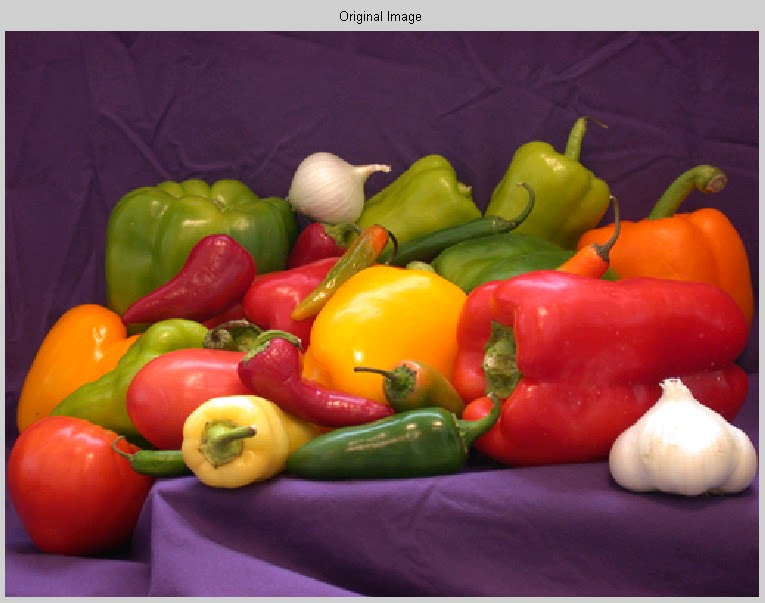
#> input picture Pictures/picture2.jpg, 765 x 603 px, found by its file name
$ python Sobel.py   (older library calls are emulated)
#> lines starting #> are read from the running program, lines starting #| are printed output that depends on the picture
import pathlib
import cv2
from pathlib import Path

#Sobel

print(cv2.__version__)

path = str(Path(pathlib.Path().absolute()).parents[0])
path+="\\Pictures"

image= cv2.imread(path+'\\picture2.jpg',cv2.IMREAD_GRAYSCALE)
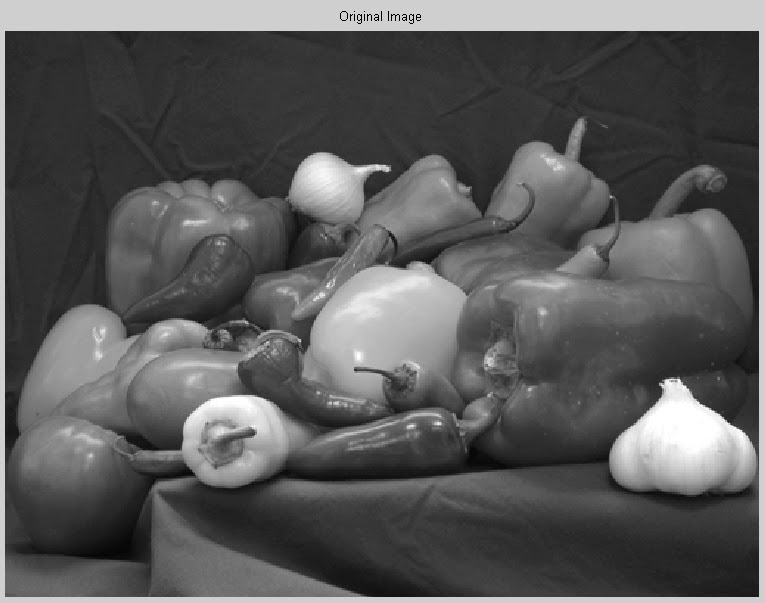
#> image: shape (603, 765); min 0, max 255, mean 90.1

# remove noise
image_gaussian = cv2.GaussianBlur(image,(3,3),0)

#sobel
image_sobelx = cv2.Sobel(image_gaussian,cv2.CV_8U,1,0,ksize=5)  # x
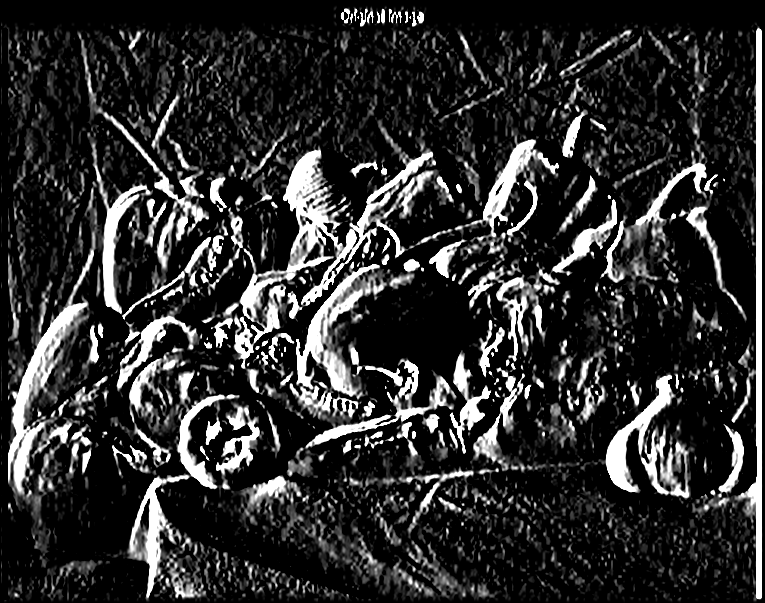
#> image_sobelx: shape (603, 765); min 0, max 255, mean 47
image_sobely = cv2.Sobel(image_gaussian,cv2.CV_8U,0,1,ksize=5)  # y
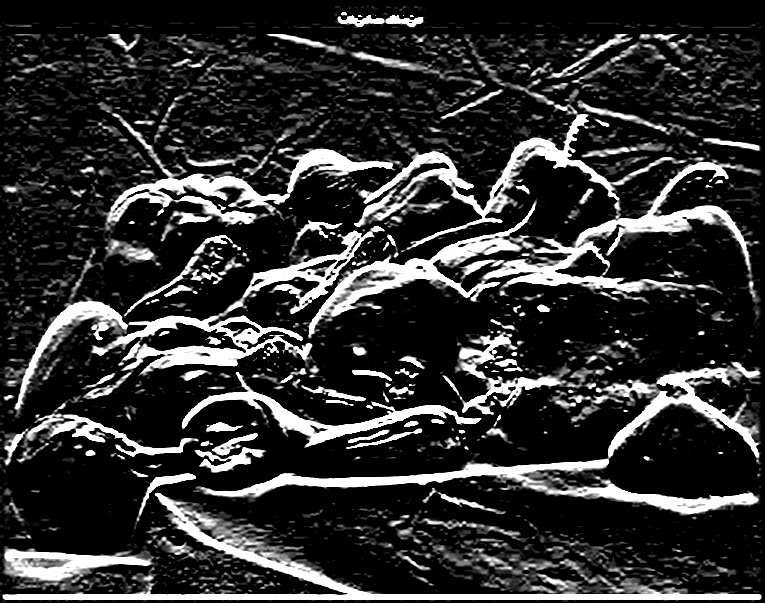
#> image_sobely: shape (603, 765); min 0, max 255, mean 49.5
image_sobel = image_sobelx + image_sobely
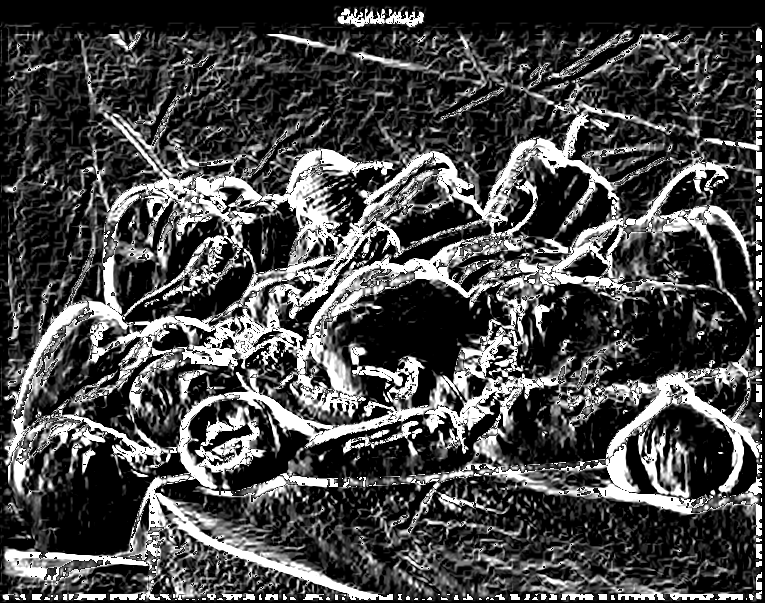
#> image_sobel: shape (603, 765); min 0, max 255, mean 72.4


cv2.imshow('Orijinal', image)
cv2.waitKey(0)
cv2.destroyAllWindows()

cv2.imshow('Sobel x', image_sobelx)
cv2.waitKey(0)
cv2.destroyAllWindows()

cv2.imshow('Sobel y', image_sobely)
cv2.waitKey(0)
cv2.destroyAllWindows()

cv2.imshow('Sobel', image_sobel)
cv2.waitKey(0)
cv2.destroyAllWindows()

$ run again, with Pictures/picture1.jpg copied over Pictures/picture2.jpg
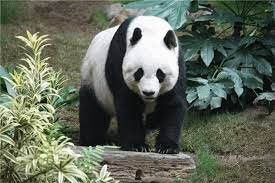
#> input picture Pictures/picture1.jpg, 275 x 183 px, found by its file name
#> `image_gaussian = cv2.GaussianBlur(image,(3,3),0)`:
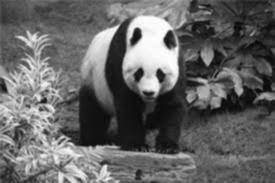
#> image_gaussian: shape (183, 275); min 6, max 254, mean 100.7
#> `image_sobel = image_sobelx + image_sobely`:
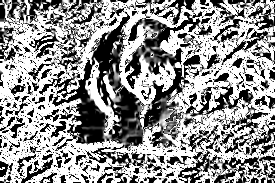
#> image_sobel: shape (183, 275); min 0, max 255, mean 146.4

$ run again, with Pictures/picture3.jpg copied over Pictures/picture2.jpg
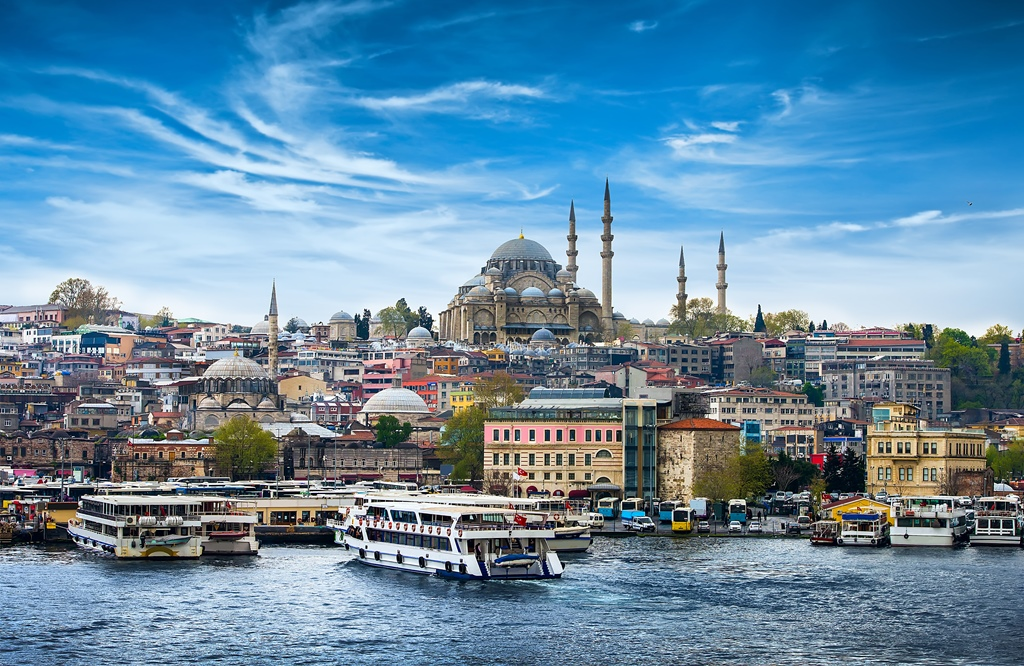
#> input picture Pictures/picture3.jpg, 1024 x 666 px, found by its file name
#> `image_sobelx = cv2.Sobel(image_gaussian,cv2.CV_8U,1,0,ksize=5)`:
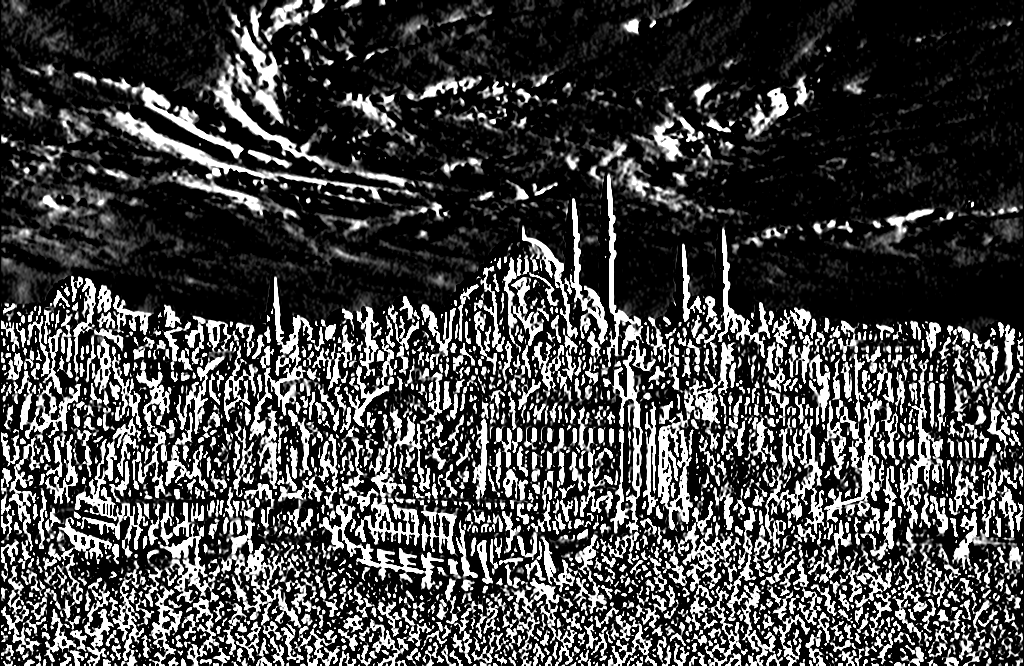
#> image_sobelx: shape (666, 1024); min 0, max 255, mean 68.3
#> `image_sobel = image_sobelx + image_sobely`:
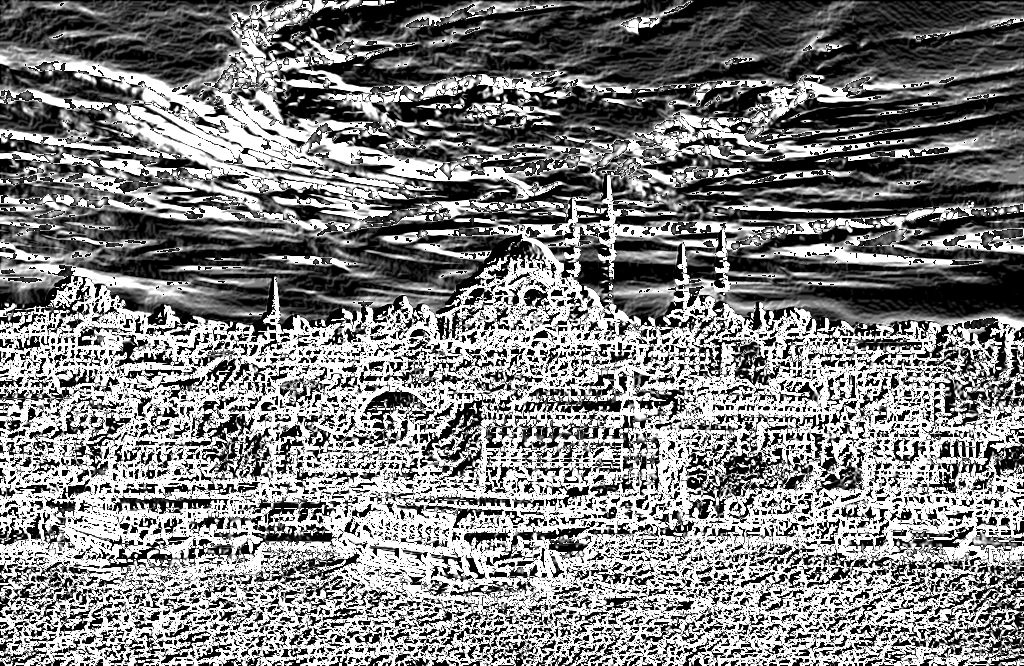
#> image_sobel: shape (666, 1024); min 0, max 255, mean 126.9

$ run again, with Pictures/picture8.jpg copied over Pictures/picture2.jpg
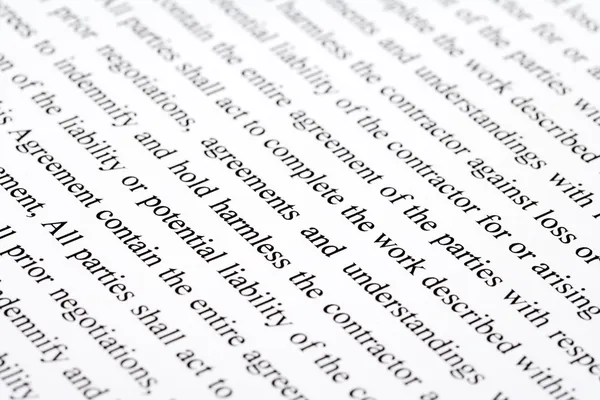
#> input picture Pictures/picture8.jpg, 600 x 400 px, found by its file name
#> `image_sobely = cv2.Sobel(image_gaussian,cv2.CV_8U,0,1,ksize=5)`:
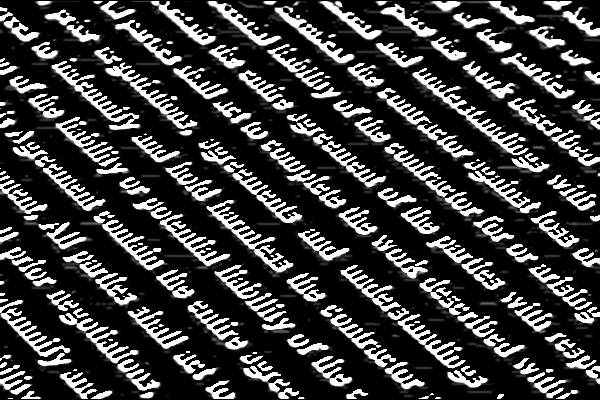
#> image_sobely: shape (400, 600); min 0, max 255, mean 60.7
#> `image_sobel = image_sobelx + image_sobely`:
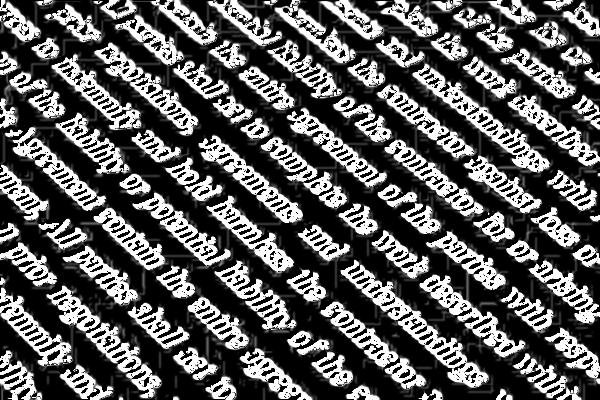
#> image_sobel: shape (400, 600); min 0, max 255, mean 89.3
